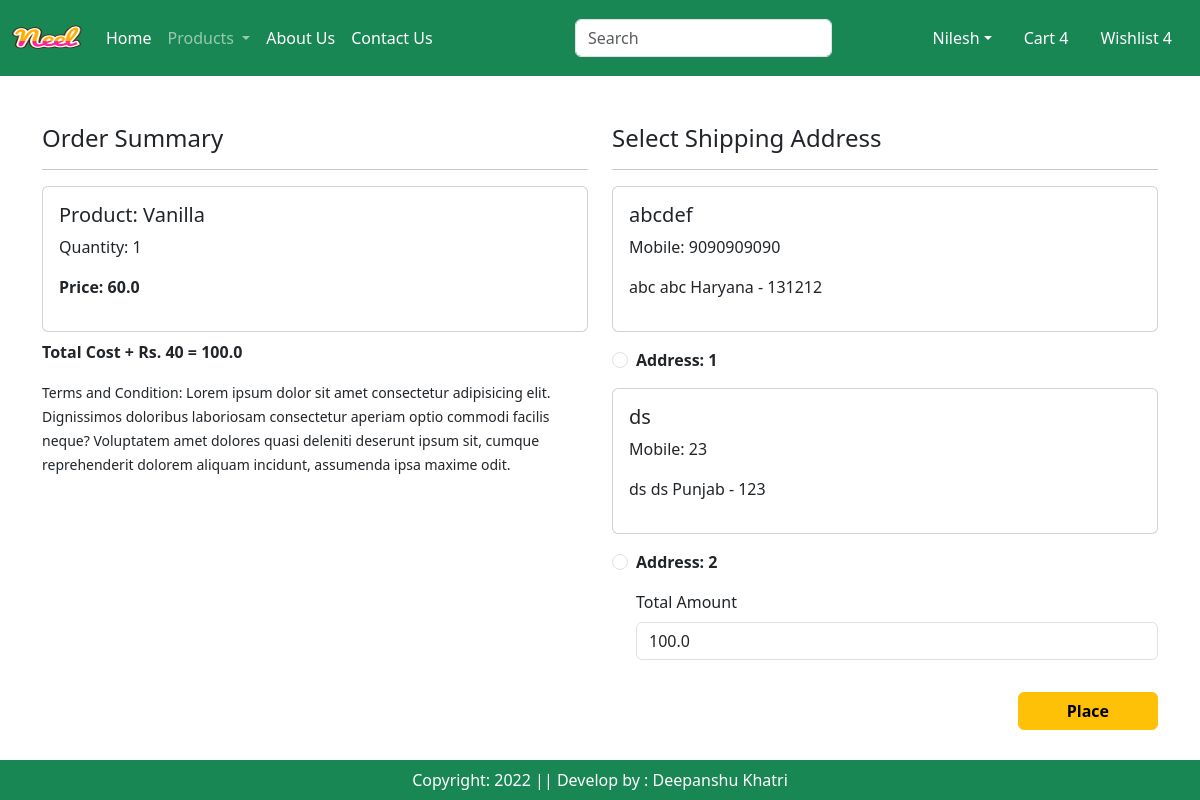
The page /checkout/ (signed in) on the database its author committed.
### app/models.py (models this page shows, shortened)
class Cart(models.Model):
    user = models.ForeignKey(User, on_delete=models.CASCADE)
    product = models.ForeignKey(Product, on_delete=models.CASCADE)
    quantity = models.PositiveIntegerField(default=1)

class Product(models.Model):
    title=models.CharField(max_length=100)
    selling_price = models.FloatField()
    discounted_price = models.FloatField()
    description = models.TextField()
    composition = models.TextField(default='')
    prodapp = models.TextField(default='')
    category = models.CharField(choices=CATEGORY_CHOICES, max_length=2)
    product_image = models.ImageField(upload_to='product')

class Customer(models.Model):
    user = models.ForeignKey(User, on_delete=models.CASCADE)
    name = models.CharField(max_length=200)
    locality = models.CharField(max_length=200)
    city = models.CharField(max_length=50)
    mobile = models.IntegerField(default=0)
    zipcode = models.IntegerField()
    state = models.CharField(choices=STATE_CHOICES, max_length=100)

### app/views.py (the view, shortened to what this page needs)
# urls.py: path('checkout/', views.checkout.as_view(), name='checkout'),
class checkout(View):
    def get(self, request):
        user = request.user
        add = Customer.objects.filter(user=user)
        cart_items = Cart.objects.filter(user=user)
        famount = 0
        for p in cart_items:
            value = p.quantity * p.product.discounted_price
            famount += value
        totalamount = famount + 40
        razoramount = int(totalamount)
        client = razorpay.Client(auth=(settings.RAZOR_KEY_ID, settings.RAZOR_KEY_SECRET))
        data = {'amount':razoramount, 'currency':"INR", "receipt":"order_rcptid_11"}
        payment_response = client.order.create(data=data)
        print(payment_response)
        order_id = payment_response['id']
        order_status = payment_response['status']
        return render(request, 'app/checkout.html', locals())

### app/templates/app/checkout.html (shortened to what this page needs)
{% extends 'app/base.html'%}
 {% load static %}
  {% block main-content %}
  <div class="container">
      <div class="row mt-5">
          <div class="col-md-6">
              <h4>Order Summary</h4>
              <hr>
              {% for item in cart_items %}
                  <div class="card mb-2">
                      <div class="card-body">
                          <h5>Product: {{item.product.title}}</h5>
                          <p>Quantity: {{item.quantity}}</p>
                          <p class="fw-bold">Price: {{item.product.discounted_price}}</p>
                      </div>
                  </div>
              {% endfor %}
              <p class="fw-bold">Total Cost + Rs. 40 = {{totalamount}}</p>
              <small>Terms and Condition: Lorem ipsum dolor sit amet consectetur adipisicing elit. Dignissimos doloribus laboriosam consectetur aperiam optio commodi facilis neque? Voluptatem amet dolores quasi deleniti deserunt ipsum sit, cumque reprehenderit dolorem aliquam incidunt, assumenda ipsa maxime odit.</small>
          </div>
          <div class="col-md-6">
              <h4>Select Shipping Address</h4>
              <hr>
              <form id="myform" method="post">
                  {% for ad in add %}
                      <div class="card mb-3">
                          <div class="card-body">
                              <h5>{{ad.name}}</h5>
                              <p>Mobile: {{ad.mobile}}</p>
                              <p>{{ad.locality}} {{ad.city}} {{ad.state}} - {{ad.zipcode}}</p>
                          </div>
                      </div>
                      <div class="form-check mt-2 mb-3">
                          <input type="radio" class="form-check-input" name="custid" id="custadd{{forloop.counter}}" value="{{ad.id}}">
                          <label for="custadd{{forloop.counter}}" class="form-check-label fw-bold">Address: {{forloop.counter}}</label>
                      </div>
                  {% endfor %}
                  <div class="form-check mb-3">
                      <label for="totalamount" class="form-label">Total Amount</label>
                      <input type="number" class="form-control" name="totalamount" value="{{totalamount}}" readonly>
                  </div>
                  <div class="text-end">
                      <button type="submit" id="rzp-button1" class="btn btn-warning mt-3 px-5 fw-bold">Place</button>
                  </div>
              </form>
          </div>
      </div>
  </div>
  {% endblock main-content %}

### rows shown on the page
Cart: product "Vanilla", quantity "1", product.discounted_price "60.0"
Customer: name "abcdef", mobile "9090909090", locality "abc", city "abc", state "Haryana", zipcode "131212"
Customer: name "ds", mobile "23", locality "ds", city "ds", state "Punjab", zipcode "123"

### other values the page prints
{{ totalamount }} "100.0"
